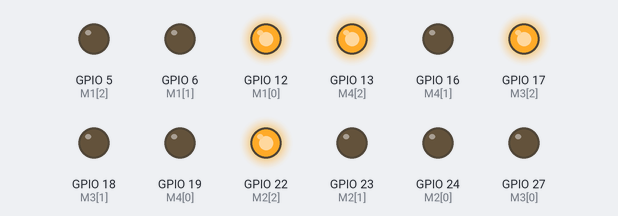
The program below on a simulated Raspberry Pi (BCM pin numbers). Shown: output pins drawn as LEDs (lit = HIGH).

Above: at 0.7 s.
At 3.3 s:
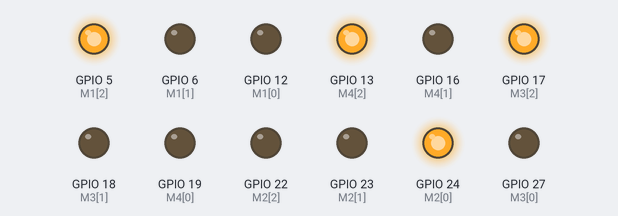
At 4.6 s:
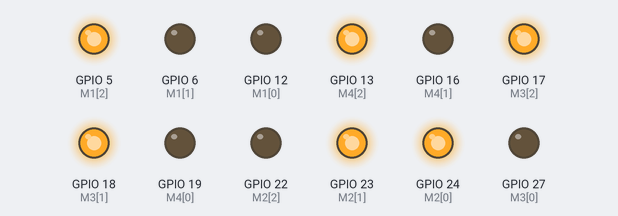
At 5.9 s:
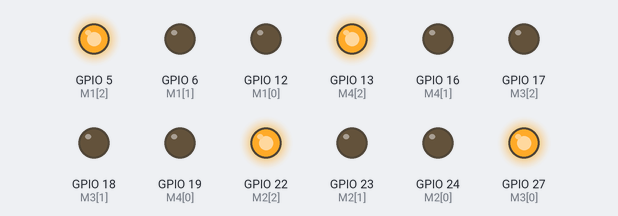
At 8.5 s:
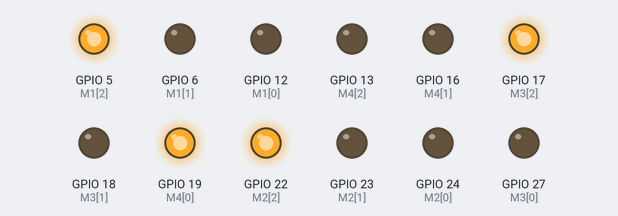
At 12.4 s:
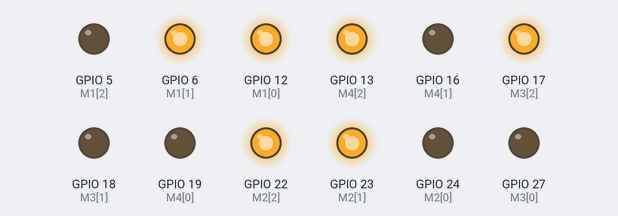
Timing chart, 0 to 13.5 s (numbered marks = the images above):
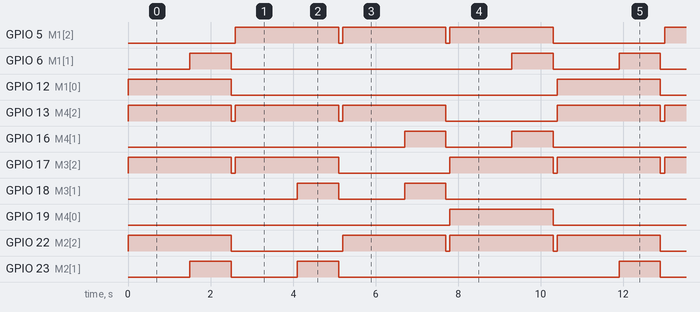

Measured:
- by itself, GPIO 5 (M1[2]), GPIO 13 (M4[2]): repeats every 10.4 s: 2 × (LOW 0.10 s, HIGH 2.5 s), LOW 2.7 s, HIGH 2.5 s
- by itself, GPIO 6 (M1[1]): repeats every 10.4 s: LOW 6.8 s, HIGH 1.0 s, LOW 1.6 s, HIGH 1.0 s
- by itself, GPIO 12 (M1[0]), GPIO 19 (M4[0]), GPIO 24 (M2[0]), GPIO 27 (M3[0]): alternates HIGH for 2.5 s and LOW for 7.9 s
- by itself, GPIO 16 (M4[1]), GPIO 18 (M3[1]), GPIO 23 (M2[1]): repeats every 10.4 s: LOW 1.6 s, HIGH 1.0 s, LOW 6.8 s, HIGH 1.0 s
- by itself, GPIO 17 (M3[2]): repeats every 10.4 s: LOW 0.10 s, HIGH 2.5 s, LOW 2.7 s, HIGH 2.5 s, LOW 0.10 s, HIGH 2.5 s
- by itself, GPIO 22 (M2[2]): repeats every 10.4 s: LOW 2.7 s, 2 × (HIGH 2.5 s, LOW 0.10 s), HIGH 2.5 s

The program:

737819ECR168-ass3_TRAFFIC_.py
```python
import RPi.GPIO as GPIO
import time

GPIO.setmode(GPIO.BCM)
GPIO.cleanup()

M1=[12,6,5]
M2=[24,23,22]
M3=[27,18,17]
M4=[19,16,13]

GPIO.setup(M1, GPIO.OUT)
GPIO.setup(M2, GPIO.OUT)
GPIO.setup(M3, GPIO.OUT)
GPIO.setup(M4, GPIO.OUT)

M=[]
VAL=[]
td=1.5
t1=1
t2=0.1
def light(M,VAL):
    GPIO.output(M[0], VAL[0])
    GPIO.output(M[1], VAL[1])
    GPIO.output(M[2], VAL[2])

while True:
   light(M1, [1,0,0])
   light(M2, [0,0,1])
   light(M3, [0,0,1])
   light(M4, [0,0,1])
   time.sleep(td)
   light(M1, [1,1,0])
   light(M2, [0,1,1])
   light(M3, [0,0,1])
   light(M4, [0,0,1])
   time.sleep(t1)
   light(M1, [0,0,0])
   light(M2, [0,0,0])
   light(M3, [0,0,0])
   light(M4, [0,0,0])
   time.sleep(t2)

   light(M1, [0,0,1])
   light(M2, [1,0,0])
   light(M3, [0,0,1])
   light(M4, [0,0,1])
   time.sleep(td)
   light(M1, [0,0,1])
   light(M2, [1,1,0])
   light(M3, [0,1,1])
   light(M4, [0,0,1])
   time.sleep(t1)
   light(M1, [0,0,0])
   light(M2, [0,0,0])
   light(M3, [0,0,0])
   light(M4, [0,0,0])
   time.sleep(t2)

   light(M1, [0,0,1])
   light(M2, [0,0,1])
   light(M3, [1,0,0])
   light(M4, [0,0,1])
   time.sleep(td)
   light(M1, [0,0,1])
   light(M2, [0,0,1])
   light(M3, [1,1,0])
   light(M4, [0,1,1])
   time.sleep(t1)
   light(M1, [0,0,0])
   light(M2, [0,0,0])
   light(M3, [0,0,0])
   light(M4, [0,0,0])
   time.sleep(t2)

   light(M1, [0,0,1])
   light(M2, [0,0,1])
   light(M3, [0,0,1])
   light(M4, [1,0,0])
   time.sleep(td)
   light(M1, [0,1,1])
   light(M2, [0,0,1])
   light(M3, [0,0,1])
   light(M4, [1,1,0])
   time.sleep(t1)
   light(M1, [0,0,0])
   light(M2, [0,0,0])
   light(M3, [0,0,0])
   light(M4, [0,0,0])
   time.sleep(t2)
```
